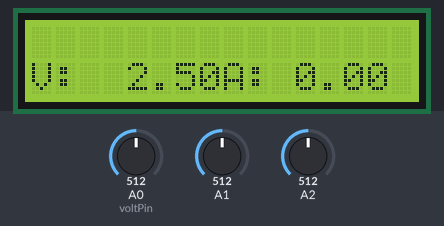
Recording of a sketch running on a simulated Arduino Uno, built with avr-gcc and run on an emulated ATmega328P. Shown: 16×2 character LCD. The inputs (shaded band) are chosen by the test bench; at power-on: A0 (voltPin) = 512, A1 = 512, A2 = 512. Random numbers use the default seed unless the sketch sets one; the modem accepts every AT command (registered, SIM ready, sends succeed) and sends nothing else; what the sketch prints to the serial monitor is not drawn.

Above: at 1.3 s.
1.4 s: A0 (voltPin) set to 716
At 3.7 s:
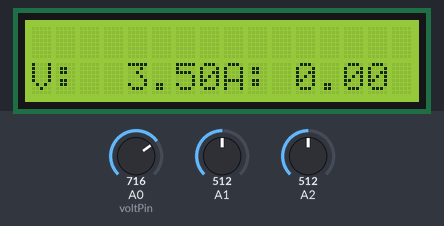
4.0 s: A1 set to 716
At 6.4 s:
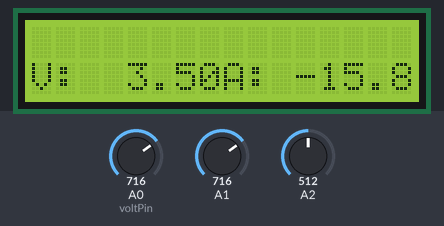
7.4 s: A0 (voltPin) set to 900
At 10.7 s:
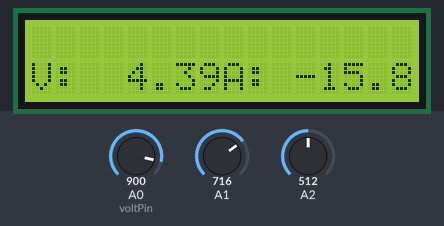
11.1 s: A1 set to 511
At 14.3 s:
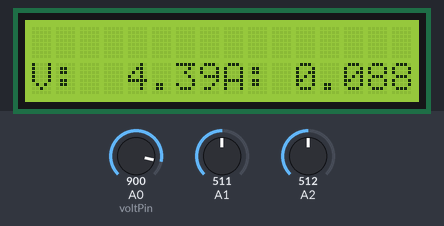
14.6 s: A0 (voltPin) set to 1023
At 17.3 s:
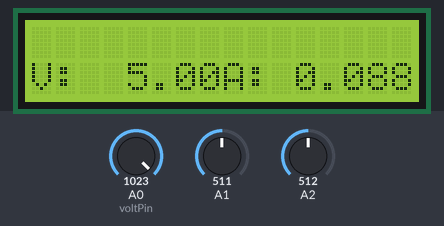
18.3 s: A2 set to 215
25.2 s: A2 set to 191
Timing chart, 0 to 27.7 s (numbered marks = the images above; inputs shaded):
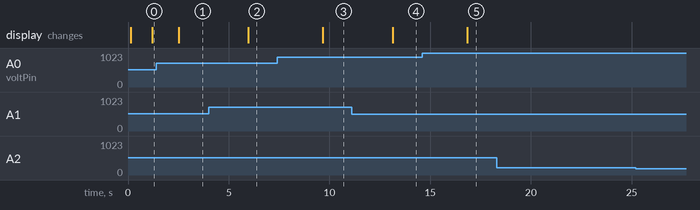

Measured:
- after the input at 1.4 s, the display: changes after 1.1 s (image 1)
- after the input at 4.0 s, the display: changes after 2.0 s (image 2)
- after the input at 7.4 s, the display: changes after 2.3 s (image 3)
- after the input at 11.1 s, the display: changes after 2.0 s (image 4)
- after the input at 14.6 s, the display: changes after 2.2 s (image 5)
- after the input at 18.3 s, every drawn part: stays the same
- after the input at 25.2 s, every drawn part: stays the same

The sketch:

Thinkspeak.ino
```cpp
#include <LiquidCrystal_I2C.h>
LiquidCrystal_I2C lcd(0x27, 16, 2);
int voltPin=A0;
float voltage;
float current,curr;
float t,t1,temp;
//
float capacity =500;
float initialCharge = 0.0;
float remainingCharge = 0.0;
float charge;
float soc = 0.0;
//

#include <SoftwareSerial.h>
#define RX 10
#define TX 11
String AP = "OnePlus Nord";       // CHANGE ME
String PASS = "630AKeerthan"; // CHANGE ME
String API = "0HE6Y8UDAGW8IMW0";   // CHANGE ME
String HOST = "api.thingspeak.com";
String PORT = "80";
String field1 = "field1";
String field2 = "field2";
int countTrueCommand;
int countTimeCommand;
boolean found = false;
int valSensor = 1;
SoftwareSerial wmod(RX,TX);


void setup() {
  pinMode(voltPin,INPUT);
  pinMode(A1,INPUT);
  pinMode(A2,INPUT);
  // put your setup code here, to run once:
  int i=0;
  lcd.init();
  lcd.backlight();
  lcd.setCursor(1,0);
  //lcd.print("working ");
  Serial.begin(9600);
  wmod.begin(115200);
  sendCommand("AT",5,"OK");
  sendCommand("AT+CWMODE=1",5,"OK");
  sendCommand("AT+CWJAP=\""+ AP +"\",\""+ PASS +"\"",20,"OK");
}

void loop() {
  // put your main code here, to run repeatedly:
  t=analogRead(A0);
  voltage=(t*5.0)/1024.0;
  lcd.setCursor(0,1);
  lcd.print("V:");
  lcd.setCursor(4,1);
  lcd.print(voltage);
  current=0;
  //
  for(int an=0;an<=20;an++)
  {
    t1=analogRead(A1);
  curr = (t1*5000.0)/1024;
  current += (2500-curr)/66;
  delay(50);
  }
  current=current/20;
  charge = (current * 1000.0 * 1000.0 )/ 3600.0;
  remainingCharge = initialCharge + charge;
  soc = (remainingCharge / capacity) * 100.0;
  Serial.print("Remaining charge: ");
  Serial.print(remainingCharge);
  Serial.print(" mAh, ");
  Serial.print("State of charge: ");
  Serial.print(soc);
  Serial.println(" %");
  //
  temp=((analogRead(A2)/1024.0)*5000.0)/10;
  Serial.print("Temp:");
  Serial.println(temp);
  lcd.setCursor(8,1);
  lcd.print("A:");
  lcd.setCursor(11,1);
  lcd.print(current);
  Serial.println(voltage);
  Serial.println(current);
  delay(100);

  String getData2 = "GET /update?api_key="+ API +"&"+ field1 +"="+String(soc);
 sendCommand("AT+CIPMUX=1",5,"OK");
 sendCommand("AT+CIPSTART=0,\"TCP\",\""+ HOST +"\","+ PORT,15,"OK");
 sendCommand("AT+CIPSEND=0," +String(getData2.length()+4),4,">");
 wmod.println(getData2);delay(500);countTrueCommand++;
 sendCommand("AT+CIPCLOSE=0",5,"OK");

 String getData3 = "GET /update?api_key="+ API +"&"+ field2 +"="+String(temp);
  sendCommand("AT+CIPMUX=1",5,"OK");
  sendCommand("AT+CIPSTART=0,\"TCP\",\""+ HOST +"\","+ PORT,15,"OK");
  sendCommand("AT+CIPSEND=0," +String(getData3.length()+4),4,">");
  wmod.println(getData3);delay(500);countTrueCommand++;
  sendCommand("AT+CIPCLOSE=0",5,"OK");
}
int getSensorData(){
  return random(1000); // Replace with your own sensor code
}
void sendCommand(String command, int maxTime, char readReplay[]) {
  Serial.print(countTrueCommand);
  Serial.print(". at command => ");
  Serial.print(command);
  Serial.print(" ");
  while(countTimeCommand < (maxTime*1))
  {
    wmod.println(command);//at+cipsend
    if(wmod.find(readReplay))//ok
    {
      found = true;
      break;
    }

    countTimeCommand++;
  }

  if(found == true)
  {
    Serial.println("OYI");
    countTrueCommand++;
    countTimeCommand = 0;
  }

  if(found == false)
  {
    Serial.println("Fail");
    countTrueCommand = 0;
    countTimeCommand = 0;
  }
  found = false;

 }
```
